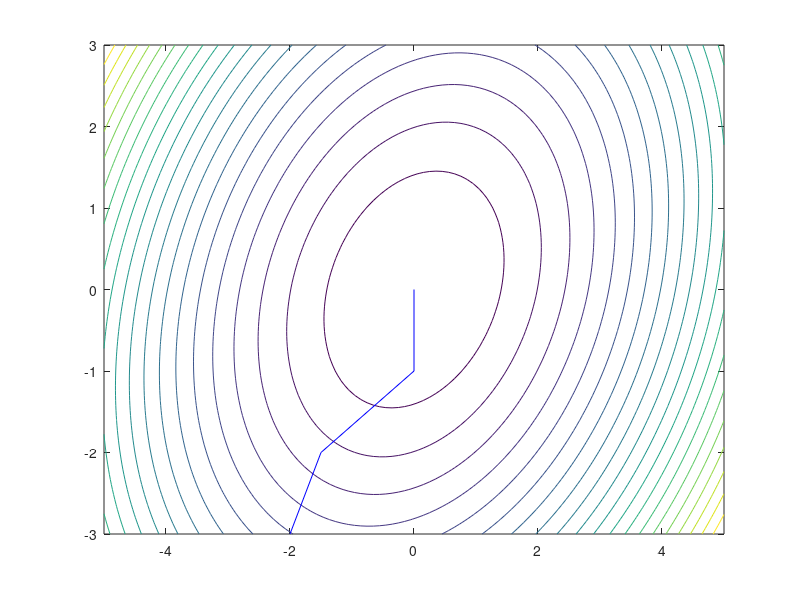

Source code (MATLAB):
xSpace = linspace(-5,5);
ySpace = linspace(-3,3);

[X,Y] = meshgrid(xSpace,ySpace);

Z = X.*X + Y.*Y - 0.5 *X.*Y;
%contour(X,Y,Z);

%contour(X,Y,Z,20);
%contourf(X,Y,Z);
%contourf(X,Y,Z,20);
%plot3(X,Y,Z,20);
%mesh(X,Y,Z);


contour(X,Y,Z,20);
hold on;

lineX = [-2 -1.5 0 0];
lineY = [-3 -2 -1 0];

p = plot(lineX,lineY,'b');
print -djpg plot123.jpg


colorbar();
